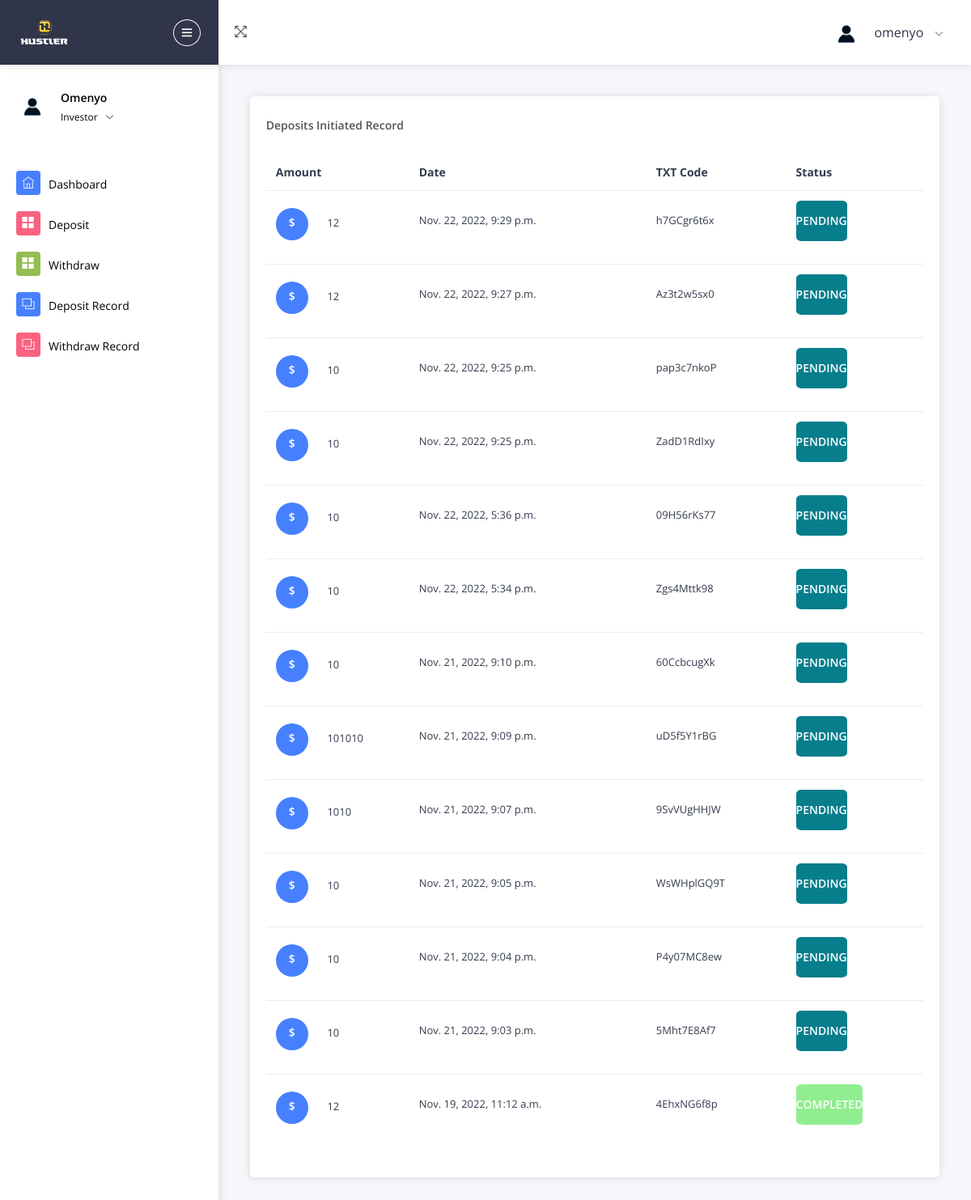
The app's page /depositrecord (signed in) with its own data.
### main/models.py (models this page shows, shortened)
class Deposit(models.Model):
	person = models.CharField(max_length=1000)
	amount= models.CharField(max_length=1000)
	txt_random=models.CharField(max_length=1000, default=1)
	date_deposit =models.DateTimeField(default=datetime.datetime.today)
	status=models.BooleanField(default=False)
	class Meta:
		ordering = ('-date_deposit', )

### main/views.py (the view)
# urls.py: path('depositrecord', views.depositrecord, name='depositrecord'),
@login_required
def depositrecord(request):
    try:
        lists=Deposit.objects.filter(person=request.user)
    except:
        lists={}
    context={'lists':lists,'header':'Deposits Initiated Record'}
    return render(request, 'withdrawdepositrecord.html',context)

### templates/withdrawdepositrecord.html (shortened to what this page needs)
{% extends 'base.html' %}
{% load static %}
{% block body %}
<div class="pcoded-content">
                        <div class="pcoded-inner-content">
                            <div class="main-body">
                                <div class="page-wrapper">
                                    <div class="page-body">
                                        <div class="row">
                                            <div class="col-md-12 col-xl-12">
                                                <div class="card project-task">
                                                    <div class="card-header">
                                                        <div class="card-header-left ">
                                                            <h5>{{ header }} </h5>
                                                        </div>
                                                        <div class="card-header-right">
                                                            <ul class="list-unstyled card-option">
                                                                <li><i class="icofont icofont-simple-left "></i></li>
                                                            </ul>
                                                        </div>
                                                    </div>
                                                    <div class="card-block p-b-10">
                                                        <div class="table-responsive">
                                                            <table class="table table-hover">
                                                                <thead>
                                                                    <tr>
                                                                        <th>Amount</th>
                                                                        <th>Date</th>
                                                                        <th>TXT Code</th>
                                                                        <th>Status</th>
                                                                    </tr>
                                                                </thead>
                                                                <tbody>
                                                                    {% for i in lists %}
                                                                    <tr>
                                                                        <td>
                                                                            <div class="task-contain">
                                                                                <h6 class="bg-c-blue d-inline-block text-center">$</h6>
                                                                                <p class="d-inline-block m-l-20">{{ i.amount }}</p>
                                                                            </div>
                                                                        </td>
                                                                        <td>
                                                                            <p class="d-inline-block m-r-20">{{ i.date_deposit }}</p>
                                                                        </td>
                                                                        <td>
                                                                            <p class="d-inline-block m-r-20">{{ i.txt_random }}</p>
                                                                        </td>
                                                                        {% if i.status == True %}
                                                                        <td>
                                                                            <p class="d-inline-block m-r-20"style=": 100px;height: 50px;font-size: 14px;color: #ffffff;font-weight: 600;
                                                                            line-height: 50px;text-align:center;display: block;background-color:#90EE90;-webkit-border-radius: 50%;-moz-border-radius: 50%;border-radius: 10%;text-transform: uppercase;">Completed</p>
                                                                        </td>
                                                                        {% else %}
                                                                        <td>
                                                                            <p class="d-inline-block m-r-20" style=": 100px;height: 50px;font-size: 14px;color: #ffffff;font-weight: 600;
                                                                            line-height: 50px;text-align:center;display: block;background-color:#077E8C;-webkit-border-radius: 50%;-moz-border-radius: 50%;border-radius: 10%;text-transform: uppercase;">Pending </p>
                                                                        </td>
                                                                        {% endif %}
                                                                    </tr>
                                                                    {% endfor %}
                                                                </tbody>
                                                            </table>
                                                        </div>
                                                    </div>
                                                </div>
                                            </div>
                                        </div>
                                    </div>
                                </div>
                            </div>
                        </div>
                    </div>
{% endblock %}

### templates/base.html (shortened to what this page needs)
{% load static %}
<!DOCTYPE html>
<html lang="en">
<head>
      <link rel="stylesheet" type="text/css" href="{% static 'assets/css/bootstrap/css/bootstrap.min.css' %}">
      <link rel="stylesheet" type="text/css" href="{% static 'assets/icon/themify-icons/themify-icons.css' %}">
      <link rel="stylesheet" type="text/css" href="{% static 'assets/icon/icofont/css/icofont.css' %}">
      <link rel="stylesheet" type="text/css" href="{% static 'assets/css/style.css' %}">
      <link rel="stylesheet" type="text/css" href="{% static 'assets/css/jquery.mCustomScrollbar.css' %}">
  </head>
  <body>
    <div id="pcoded" class="pcoded">
        <div class="pcoded-container navbar-wrapper">
            <nav class="navbar header-navbar pcoded-header">
                <div class="navbar-wrapper">
                    <div class="navbar-logo">
                        <a class="mobile-menu" id="mobile-collapse" href="#!">
                            <i class="ti-menu"></i>
                        </a>
                        <a href="index.html">
                            <img class="img-fluid" src="{% static 'assets/logo-removebg-preview.png' %}"  alt="Template"style="height:60px;width: 90px;" />
                        </a>
                    </div>
                    <div class="navbar-container container-fluid">
                        <ul class="nav-left">
                            <li>
                                <a href="#!" onclick="javascript:toggleFullScreen()">
                                    <i class="ti-fullscreen"></i>
                                </a>
                            </li>
                        </ul>
                        <ul class="nav-right">
                            <li class="user-profile header-notification">
                                <a href="#!">
                                    <img src="{% static 'assets/default.jpg' %}" class="img-radius" alt="User-Profile-Image">
                                    <span>{% if user.is_authenticated %}{{ request.user.username }}{% else %}Guest User{% endif %}</span>
                                    <i class="ti-angle-down"></i>
                                </a>
                            </li>
                        </ul>
                    </div>
                </div>
            </nav>
            <div class="pcoded-main-container">
                <div class="pcoded-wrapper">
                    <nav class="pcoded-navbar">
                        <div class="pcoded-inner-navbar main-menu">
                            <div class="">
                                <div class="main-menu-header">
                                    <img class="img-40 img-radius" src="{% static 'assets/default.jpg' %}" alt="User-Profile-Image">
                                    <div class="user-details">
                                        <span>{% if user.is_authenticated %}{{ request.user.username }}{% else %}Guest User{% endif %}</span>
                                        <span id="more-details">Investor<i class="ti-angle-down"></i></span>
                                    </div>
                                </div>
                            </div>
                            <div class="pcoded-navigatio-lavel" data-i18n="nav.category.navigation"></div>
                            <ul class="pcoded-item pcoded-left-item">
                                <li class="">
                                    <a href="/">
                                        <span class="pcoded-micon"><i class="ti-home"></i><b>D</b></span>
                                        <span class="pcoded-mtext" data-i18n="nav.dash.main">Dashboard</span>
                                    </a>
                                </li>
                                <li class="">
                                    <a href="/deposit">
                                        <span class="pcoded-micon"><i class="ti-layout-grid2-alt"></i></span>
                                        <span class="pcoded-mtext"  data-i18n="nav.basic-components.main">Deposit</span>
                                    </a>
                                </li>
                                <li class="">
                                    <a href="/withdraw">
                                        <span class="pcoded-micon"><i class="ti-layout-grid2-alt"></i></span>
                                        <span class="pcoded-mtext"  data-i18n="nav.basic-components.main">Withdraw</span>
                                    </a>
                                </li>
                            </ul>
                            <ul class="pcoded-item pcoded-left-item">
                                <li>
                                    <a href="/depositrecord">
                                        <span class="pcoded-micon"><i class="ti-layers"></i><b>FC</b></span>
                                        <span class="pcoded-mtext" data-i18n="nav.form-components.main">Deposit Record</span>
                                    </a>
                                </li>
                                <li>
                                    <a href="/withdrawrecord">
                                        <span class="pcoded-micon"><i class="ti-layers"></i><b>FC</b></span>
                                        <span class="pcoded-mtext" data-i18n="nav.form-components.main">Withdraw Record</span>
                                    </a>
                                </li>
                            </ul>
                        </div>
                    </nav>
{% block body %}
{% endblock %}
</body>
</html>

### records on screen
Deposit: amount "12", date_deposit "Nov. 22, 2022, 9:29 p.m.", txt_random "h7GCgr6t6x", status "PENDING"
Deposit: amount "12", date_deposit "Nov. 22, 2022, 9:27 p.m.", txt_random "Az3t2w5sx0", status "PENDING"
Deposit: amount "10", date_deposit "Nov. 22, 2022, 9:25 p.m.", txt_random "pap3c7nkoP", status "PENDING"
Deposit: amount "10", date_deposit "Nov. 22, 2022, 9:25 p.m.", txt_random "ZadD1RdIxy", status "PENDING"
Deposit: amount "10", date_deposit "Nov. 22, 2022, 5:36 p.m.", txt_random "09H56rKs77", status "PENDING"
Deposit: amount "10", date_deposit "Nov. 22, 2022, 5:34 p.m.", txt_random "Zgs4Mttk98", status "PENDING"
Deposit: amount "10", date_deposit "Nov. 21, 2022, 9:10 p.m.", txt_random "60CcbcugXk", status "PENDING"
Deposit: amount "101010", date_deposit "Nov. 21, 2022, 9:09 p.m.", txt_random "uD5f5Y1rBG", status "PENDING"
Deposit: amount "1010", date_deposit "Nov. 21, 2022, 9:07 p.m.", txt_random "9SvVUgHHJW", status "PENDING"
Deposit: amount "10", date_deposit "Nov. 21, 2022, 9:05 p.m.", txt_random "WsWHplGQ9T", status "PENDING"
Deposit: amount "10", date_deposit "Nov. 21, 2022, 9:04 p.m.", txt_random "P4y07MC8ew", status "PENDING"
Deposit: amount "10", date_deposit "Nov. 21, 2022, 9:03 p.m.", txt_random "5Mht7E8Af7", status "PENDING"
Deposit: amount "12", date_deposit "Nov. 19, 2022, 11:12 a.m.", txt_random "4EhxNG6f8p", status "COMPLETED"

### other values on screen
{{ request.user.username }} "omenyo"
{{ request.user.username }} "Omenyo"
{{ header }} "Deposits Initiated Record"
